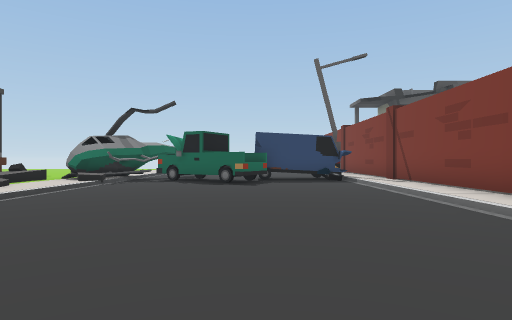
view 1 (above)

24 first-person views from a walk through a 3-D level made in the Unity game engine. The camera is 1.3 m above the floor, looks level and sees 75° across. The floor is counted in squares, 2 m on a side. Each view is taken from the middle of a square. On the plan, view 1 faces up. The plan holds only what a view shows up to about 10 squares ahead; the rest is blank. The place goes on beyond the plan. The player character is not drawn.

view 2
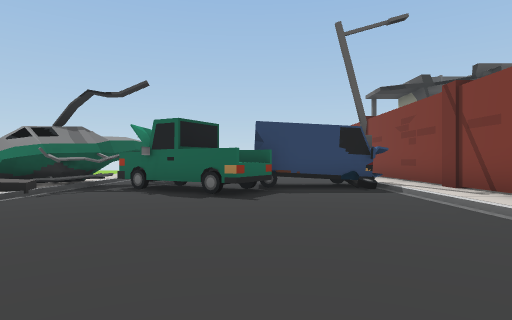

view 3
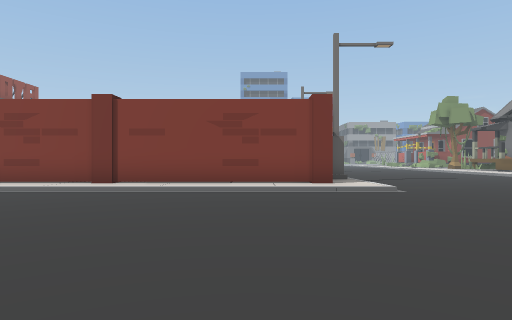

view 4
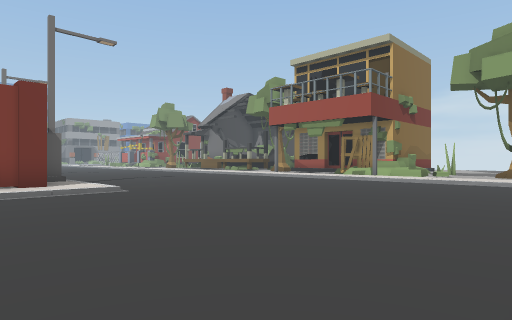

view 5
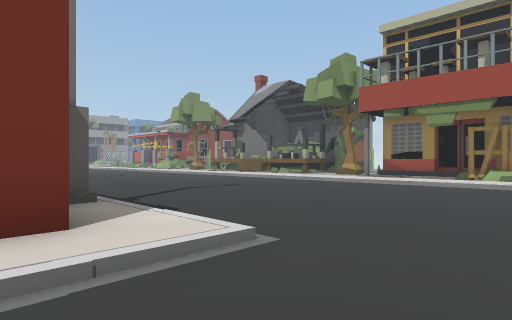

view 6
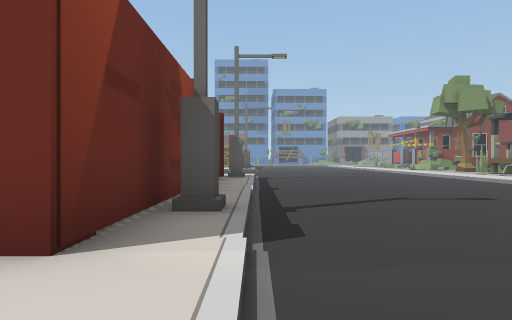

view 7
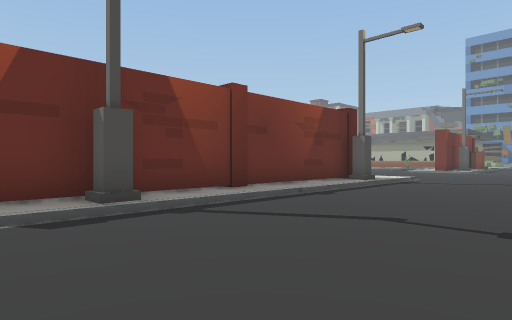

view 8
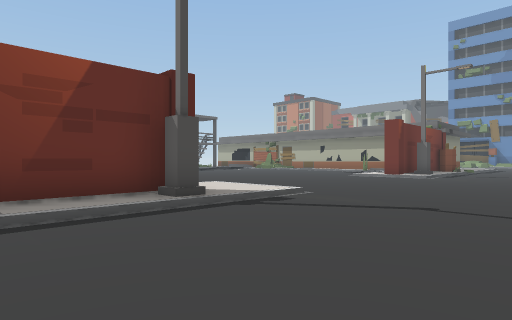

view 9
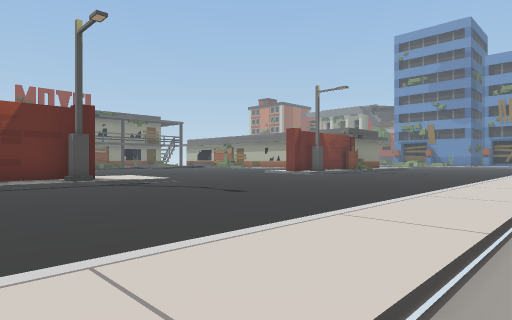

view 10
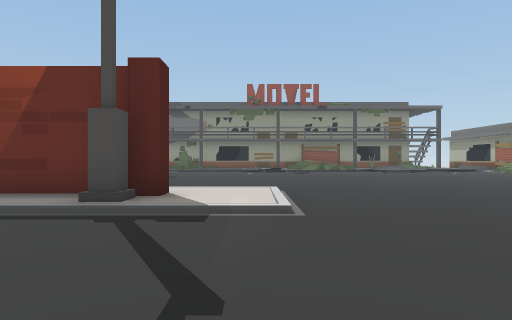

view 11
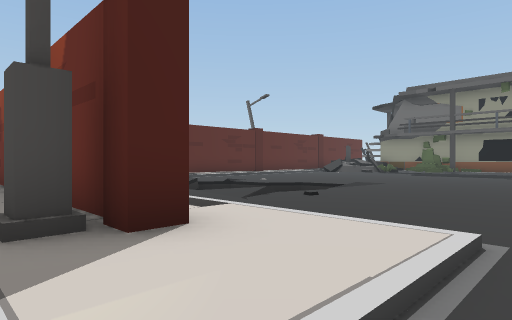

view 12
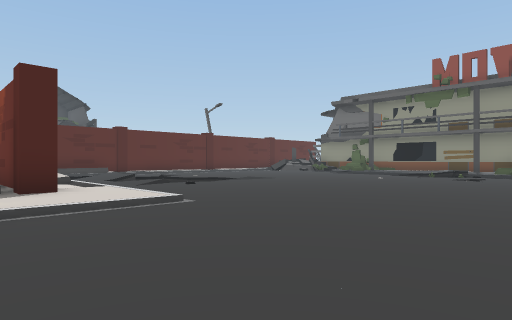

view 13
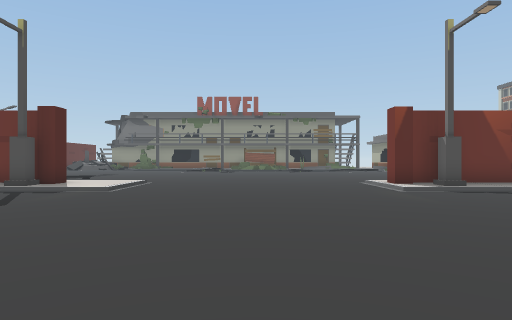

view 14
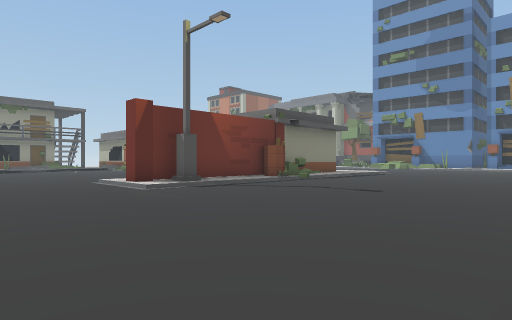

view 15
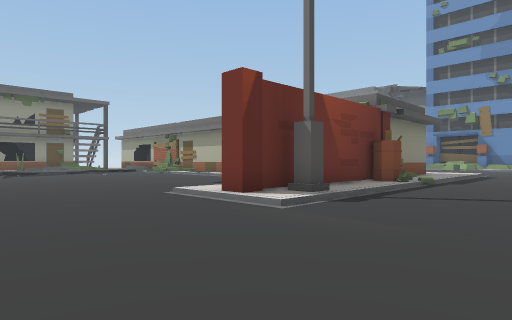

view 16
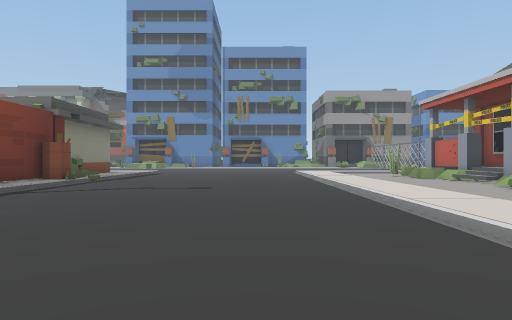

view 17
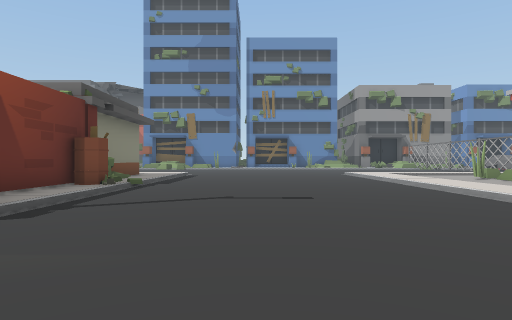

view 18
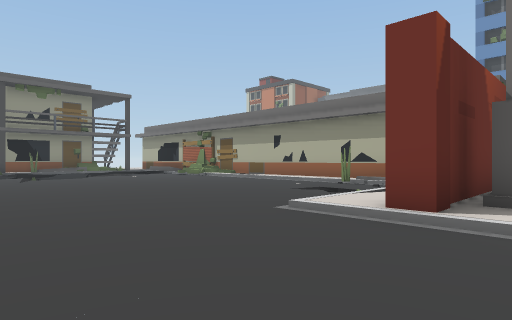

view 19
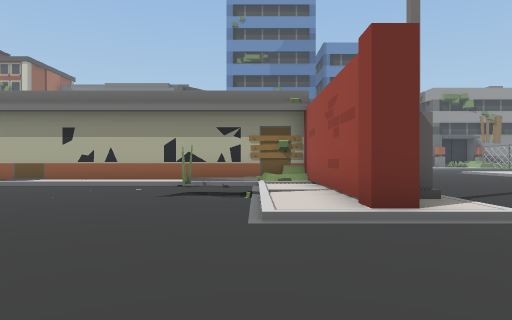

view 20
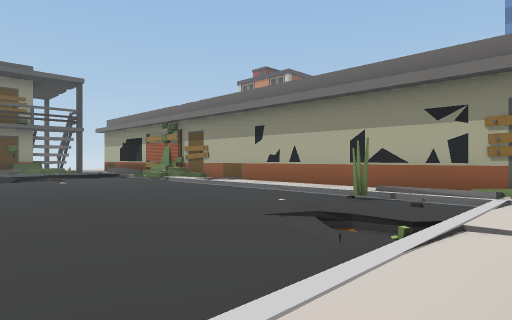

view 21
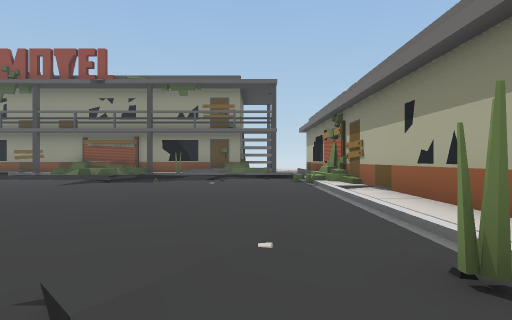

view 22
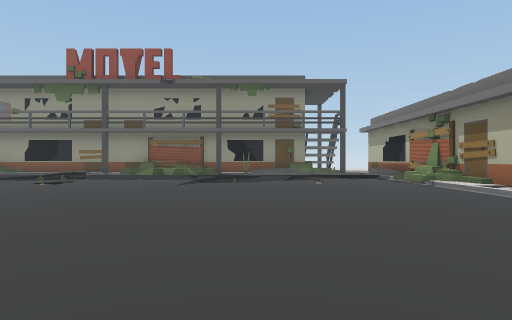

view 23
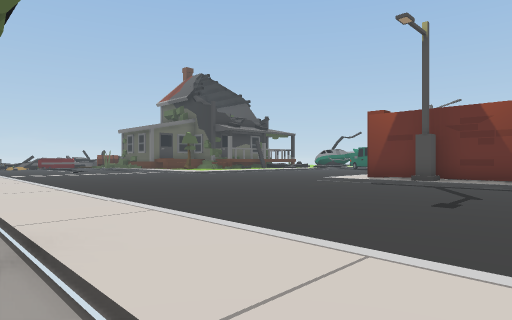

view 24
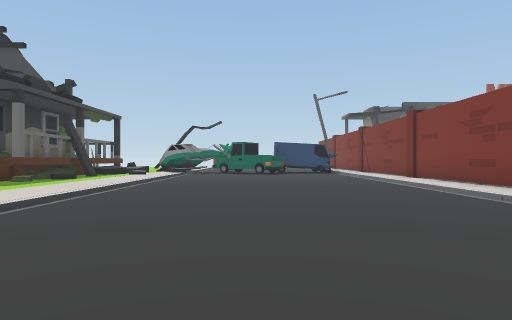

### Floor plan
Key: @ floor where view 1 was taken; # wall or solid block; . main floor; : floor 0.25 m higher than the main floor; / step, stairs or slope; = window, fence, low wall or low ledge; A van; B barrel; O other object.
Columns run from 5 left of view 1 to 30 right of it. Each row starts with its distance up from view 1.
 11  #OO A##A#           ...../ /....##
 10 ##.#OO../#           ............##
  9 //...O../#        ..  .........../#
  8 :/....../#       ................/#
  7 //....../#      .................:#
  6 :/....../#      //...............:#
  5  /....../#       /...............:#
  4 :/....../#       /...............:#
  3 :/....../#        ...............:#
  2 :/....../#     //............././:#
  1 :/....../#     //////.......///// #
  0 :/...@../#      ../::.......:::::##
 -1 :/....../##########::.......#####B#=
 -2  /....../////////////.......////////
 -3  ...................................
 -4   ..................................
 -5   ..................................
 -6   ..................................
 -7   ..................................
 -8   ..................................
 -9   //////////////////////////////////
-10    :::::/:::::::::::::::::::::::::::
-11         /   ........         .....
-12         #                    .....
-13                                =//
-14                                ##/

Positions as (right, up) in squares from view 1, and headings:
1: (0, 0), facing up
2: (0, 3), facing up
3: (-4, 1), facing right
4: (-4, 1), facing down-right
5: (1, 0), facing down-right
6: (2, -2), facing right
7: (4, -6), facing up-right
8: (10, -6), facing up-right
9: (10, -11), facing up-right
10: (15, -6), facing up
11: (16, -2), facing up-left
12: (20, -2), facing up-left
13: (19, -10), facing up
14: (19, -9), facing up-right
15: (19, -5), facing up-right
16: (18, -7), facing right
17: (20, -5), facing right
18: (19, -2), facing up-right
19: (19, 1), facing right
20: (22, 0), facing up-right
21: (26, 1), facing up
22: (23, 1), facing up
23: (9, -11), facing up-left
24: (-1, -6), facing up
